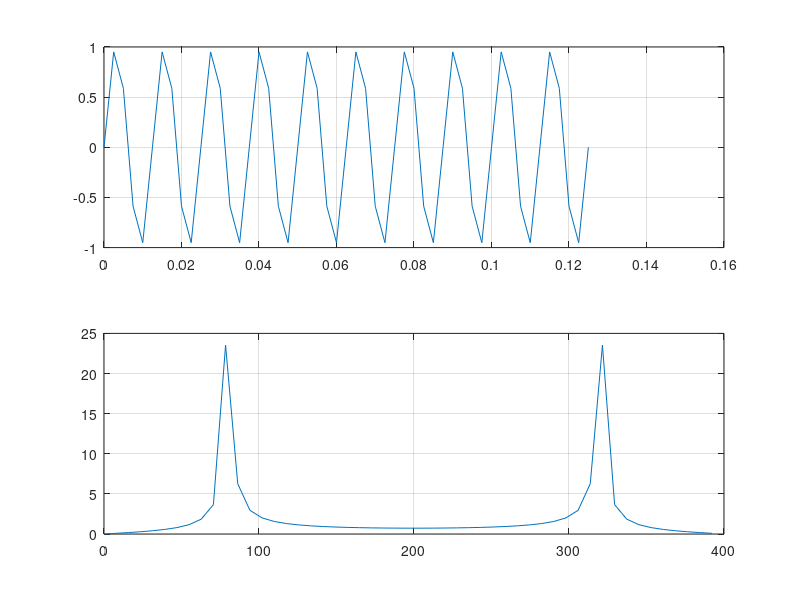
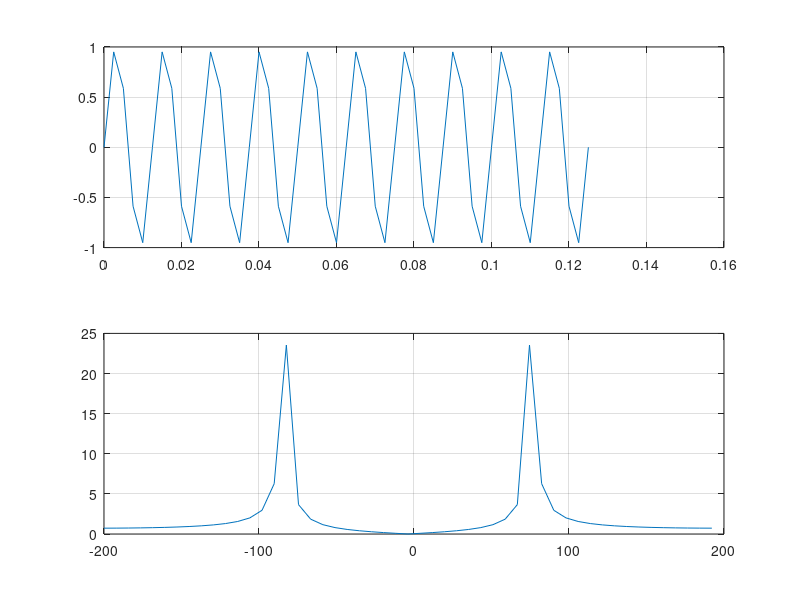

MATLAB code for these plots, in order: (Note: this script raises an error after producing the figures.)
%% BME 306 Lab 4 - Fourier Analysis Introduction
% Alexander Ross 
% 10/14/19

%% Question 1

fs = 400;
t = 0:1/fs:0.125;
s = sin(2*pi*80*t);
DTF = abs(fft(s));

N = length(t)
t2 = 0:(fs/N):(400-(400/N));

figure();
subplot(2,1,1)
plot(t,s);
grid on
hold on
subplot(2,1,2)
plot(t2,DTF)
grid on

% Frequencies of the peaks: 78.4314, 321.5686

%% Question 2
fs = 400;
t = 0:1/fs:0.125;
s = sin(2*pi*80*t);
DTF = fftshift(abs(fft(s)));

N = length(DTF);
t2 = (-fs/2):(fs/N):400/2-400/N;

figure();
subplot(2,1,1)
plot(t,s);
grid on
hold on
subplot(2,1,2)
plot(t2,DTF)
grid on

% Answer: -82.3529, 74.5098


%% Question 3
t = -2.5:1/500:2.5;
s = rectangularPulse(-2,2,t);
plot(t,s);


%% Question 4

fs = 500;
t = -2.5:1/500:2.5;
s = rectangularPulse(-2,2,t);

N = length(t);
t2 = (-fs/2):(fs/N):500/2-500/N;

s2 = abs(4*sinc(4*t2));
s3 = 1/fs*fftshift(abs(fft(s)));

figure();
hold on
plot(t2,s3);
plot(t2,s2)
grid on
hold off

%% Question 5

fs = 500;
t = -5:1/500:5;
s = rectangularPulse(-2,2,t);

N = length(t);
t2 = (-fs/2):(fs/N):500/2-500/N;

s2 = abs(4*sinc(4*t2));
s3 = 1/fs*fftshift(abs(fft(s)));

figure();
hold on
plot(t2,s3);
plot(t2,s2)
grid on
hold off


% -----------

fs = 500;
t = -10:1/500:10;
s = rectangularPulse(-2,2,t);

N = length(t);
t2 = (-fs/2):(fs/N):500/2-500/N;

s2 = abs(4*sinc(4*t2));
s3 = 1/fs*fftshift(abs(fft(s)));

figure();
hold on
plot(t2,s3);
plot(t2,s2)
grid on
hold off

% Answer: Increasing the length of the time vector makes the amplitude of
% the plots closer together.  The analytical solution becomes more
% accurate as the time vector.


%% Question 6

fs = 50;
t = -2.5:1/50:2.5;
s = rectangularPulse(-2,2,t);

N = length(t);
t2 = (-fs/2):(fs/N):50/2-50/N;

s2 = abs(4*sinc(4*t2));
s3 = 1/fs*fftshift(abs(fft(s)));

figure();
hold on
plot(t2,s3);
plot(t2,s2)
grid on
hold off


% -----------

fs = 5000;
t = -2.5:1/5000:2.5;
s = rectangularPulse(-2,2,t);

N = length(t);
t2 = (-fs/2):(fs/N):5000/2-5000/N;

s2 = abs(4*sinc(4*t2));
s3 = 1/fs*fftshift(abs(fft(s)));

figure();
hold on
plot(t2,s3);
plot(t2,s2)
grid on
hold off

% Comparison: The plot of 50Hz is more accurate, while 5000Hz is less accurate for the
% analytical solution than at 500Hz.  The amplitude overlap of the two
% functions is significantly increased at 50Hz, and is reduced at 5000Hz.  
% Additionally, the time vector from the previous problem
% changed, so the dimensions of the plotted function are different.

%% Question 7

% The spectra from Question 5 with the longest time vector showed the most
% accurate depiction of the continious-time signal.  Longer time vector is
% directly related to how well the analytical solution matches the
% continous time signal

%% Question 8

t = 20;

myVoice = audiorecorder;

pause(2);

% Define callbacks to show when
% recording starts and completes.
myVoice.StartFcn = 'disp(''Start speaking.'')';
recordblocking(myVoice,t);
myVoice.StopFcn = 'disp(''End of recording.'')';

doubleArray = getaudiodata(myVoice);

%% Question 9

t = 20;

myVoice2 = audiorecorder;

pause(2);

% Define callbacks to show when
% recording starts and completes.
myVoice2.StartFcn = 'disp(''Start speaking.'')';
recordblocking(myVoice2,t);
myVoice2.StopFcn = 'disp(''End of recording.'')';

doubleArray2 = getaudiodata(myVoice2);

%% Question 10

fs = 8000;
t = (0:1/40:fs/2)';

N = length(t)-1;
t2 = (-(fs/2):(fs/(N)):(8000/2-8000/N))';

s1 = fftshift(abs(fft(doubleArray)));
s2 = fftshift(abs(fft(doubleArray2)));

figure();
hold on
plot(t2,s1);
plot(t2,s2)
grid on
hold off


%% Question 11

cuttoff1 = 0.05*max(s1);
cuttoff2 = 0.05*max(s2);

width1 = [];
width2 = [];

for ii = 1:length(s1)
    if s1(ii) >= cuttoff1
        width1 = [width1, t2(ii)];
    end
end

for jj = 1:length(s2)
    if s2(jj) >= cuttoff2
        width2 = [width2, t2(jj)];
    end
end
    
fprintf('The bandwidth spans from %f. Hz to %f. Hz\n', width1(1), width1(length(width1)));
fprintf('The bandwidth spans from %f. Hz to %f. Hz\n', width2(1), width2(length(width2)));

% Output:
%The bandwidth spans from -1057.650000. Hz to 1057.650000. Hz
%The bandwidth spans from -1040.800000. Hz to 1040.800000. Hz

%% Question 12

fs = 12000;
t = (0:1/26.66666664:fs/2)';

N = length(t);
t2 = (-(fs/2):(fs/(N)):12000/2-12000/N)';

s1 = fftshift(abs(fft(doubleArray)));
s2 = fftshift(abs(fft(doubleArray2)));

figure();
hold on
plot(t2,s1);
plot(t2,s2)
grid on
hold off

% Answer: The amplitude of the spectra at frequencies of about 4000Hz are 
% approxmiately 10-20 units.  It is not important to capture these frequencies 
% in the cochlear implant program because these frequencies are beyond the 
% range of human hearing.  This can be seen in the attached graph, as the
% amplitude of frequencies beyond 4000Hz is not significant to the broader 
% spectra